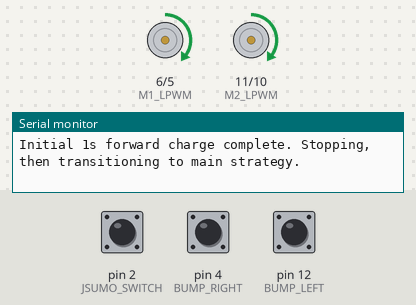
Simulated run of this sketch. Board: Arduino Uno, built with avr-gcc and run on an emulated ATmega328P. Parts: motor-driver pin pairs drawn as motors (green arrow = first pin HIGH = forward, orange = second pin HIGH = backward, longer = more drive), the last lines printed to the serial monitor. The inputs (shaded band) are chosen by the test bench; at power-on: pin 4 (BUMP_RIGHT) HIGH, pin 12 (BUMP_LEFT) HIGH, pin 2 (JSUMO_SWITCH) HIGH.

Above: at 1.2 s.
1.3 s: pin 4 (BUMP_RIGHT) pulled LOW for 0.15 s
At 1.65 s:
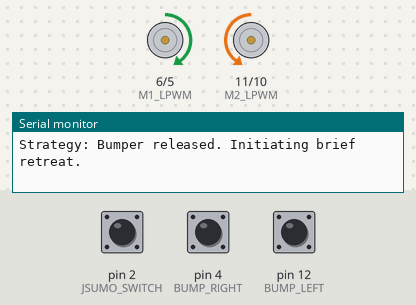
3.2 s: pin 12 (BUMP_LEFT) pulled LOW for 1 s
At 4.0 s:
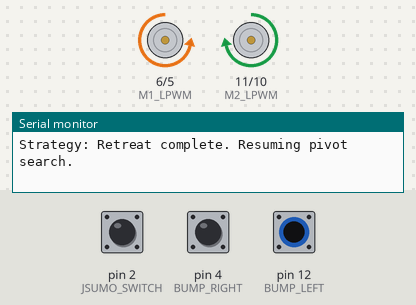
5.7 s: pin 12 (BUMP_LEFT) pulled LOW for 3.2 s
At 8.95 s:
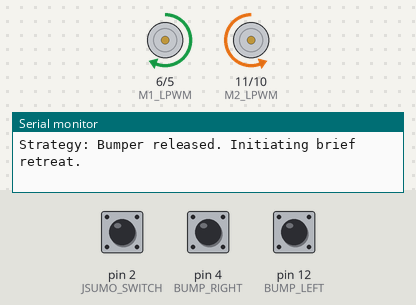
10.7 s: pin 4 (BUMP_RIGHT) pulled LOW for 3.2 s
At 11.6 s:
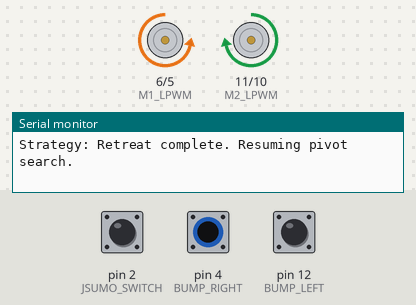
15.7 s: pin 4 (BUMP_RIGHT) pulsed LOW 5 times (0.12 s each, 0.3 s apart)
At 16.38 s:
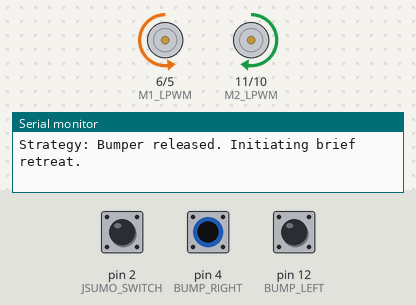
Timing chart, 0 to 18.8 s (numbered marks = the images above; inputs shaded):
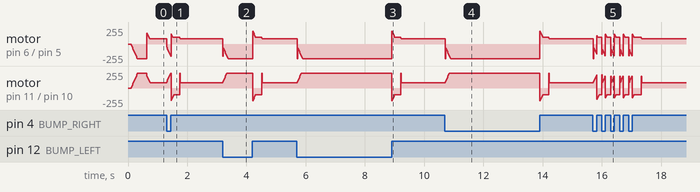

Measured:
- by itself, motor on pin 11 (M2_LPWM) / pin 10 (M2_RPWM): rises from stopped to forward 220/255 in 0.21 s, then falls to forward 80/255 in 0.43 s

The sketch:

SumoRobot_Bumperonly.ino
```cpp
#include <Arduino.h>

// BTS7960 Motor control pins
// Motor right (M2) - Assuming M2_LPWM is FORWARD due to mirrored mounting
#define M2_RPWM 10 // Typically Backward for M2 if M2_LPWM is Forward
#define M2_LPWM 11 // Typically Forward for M2 if mounted mirrored to M1

// Motor left (M1)
#define M1_RPWM 5 // Forward for M1
#define M1_LPWM 6 // Backward for M1

// Starter switch: Digital input (MicroStart Module Signal Pin)
#define JSUMO_SWITCH 2

// Bump sensors
#define BUMP_LEFT 12
#define BUMP_RIGHT 4

// Constants
const int SPEED_MAX = 220;             // Maximum speed for bumper attacks AND initial charge
const int SPEED_RETREAT = 100;         // Speed for retreating after bump
const int SPEED_PIVOT_DEFAULT = 80;    // Speed for the continuous pivot search

const float RIGHT_MOTOR_FACTOR = 1.0; // Adjust if one motor is consistently faster/slower

const int BUMP_LEFT_BIT = 0;
const int BUMP_RIGHT_BIT = 1;

// Global variables for robot state
int bumpSensorState = 0;
int previousBumpSensorState = 0;
bool isRetreatingAfterBump = false;
unsigned long retreatStartTime = 0;
const unsigned long BUMPER_RETREAT_DURATION = 300; // How long to retreat

// JSUMO MicroStart switch variables
bool robotActive = false;                 // Is the robot's main logic allowed to run?
bool jsumoSignalWasHighLastFrame = false; // To detect rising edge of JSumo signal

// Initial Forward Charge State
bool isPerformingInitialCharge = false;
unsigned long initialChargeStartTime = 0;
const unsigned long INITIAL_CHARGE_DURATION = 500; // 1000 ms = 1 second

// --- Motor Ramping Variables ---
int currentActualLeftSpeed = 0;
int currentActualRightSpeed = 0;
int targetLeftSpeedMagnitude = 0;
int targetRightSpeedMagnitude = 0;
int currentLeftMotorDirection = 0;  // 0: Stop, 1: Forward, -1: Backward
int currentRightMotorDirection = 0; // 0: Stop, 1: Forward, -1: Backward
int targetLeftMotorDirection = 0;
int targetRightMotorDirection = 0;

const int ACCELERATION_STEP = 15;
unsigned long lastMotorRampTime = 0;
const unsigned long MOTOR_RAMP_INTERVAL = 15;

// Function declarations
void setMotorTargets(int leftDir, int leftSpd, int rightDir, int rightSpd);
void updateMotorsWithRamping();
void moveForward(int speed);
void moveBackward(int speed);
void pivotLeft(int speed);
void pivotRight(int speed);
void stopMovement();
void updateBumpSensorState();
void attackWithBumpers();
void executeStrategy();
void handleJsumoSwitch();

void setup() {
  Serial.begin(9600);
  Serial.println("Robot Setup (1s Fwd Charge on Start, then Stop) Starting...");

  pinMode(M1_RPWM, OUTPUT);
  pinMode(M1_LPWM, OUTPUT);
  pinMode(M2_RPWM, OUTPUT);
  pinMode(M2_LPWM, OUTPUT);

  pinMode(BUMP_LEFT, INPUT_PULLUP);
  pinMode(BUMP_RIGHT, INPUT_PULLUP);

  pinMode(JSUMO_SWITCH, INPUT_PULLUP);

  stopMovement();
  isRetreatingAfterBump = false;
  Serial.println("Setup Complete. Waiting for MicroStart Signal.");
}

void loop() {
  handleJsumoSwitch();

  if (isPerformingInitialCharge) {
    // The moveForward(SPEED_MAX) command was given in handleJsumoSwitch.
    // updateMotorsWithRamping will continue to execute it.
    if (millis() - initialChargeStartTime >= INITIAL_CHARGE_DURATION) {
      Serial.println("Initial 1s forward charge complete. Stopping, then transitioning to main strategy.");
      isPerformingInitialCharge = false;
      stopMovement(); // <<< EDITED: Re-added stopMovement() here
    }
    // Note: If a bumper is hit *during* the initial charge,
    // executeStrategy will handle it once the charge duration is over and robot is stopped.
  } else if (robotActive) { // Not in initial charge, but robot is active
    updateBumpSensorState();
    executeStrategy();
  } else { // Robot is not active (and not in initial charge)
    stopMovement();
    isRetreatingAfterBump = false;
  }

  updateMotorsWithRamping();
}

void handleJsumoSwitch() {
  bool signalIsCurrentlyHigh = (digitalRead(JSUMO_SWITCH) == HIGH);

  if (signalIsCurrentlyHigh && !jsumoSignalWasHighLastFrame) { // Rising edge detected
    if (!robotActive && !isPerformingInitialCharge) { // Only activate if not already running or charging
      Serial.println("Robot Activated by MicroStart. Starting 1s forward charge!");
      isPerformingInitialCharge = true;
      initialChargeStartTime = millis();
      robotActive = true; // Robot is active, but in a special initial phase

      // Reset other relevant states at activation
      bumpSensorState = 0;
      previousBumpSensorState = 0;
      isRetreatingAfterBump = false;

      moveForward(SPEED_MAX); // Start the initial forward charge
    }
  }
  jsumoSignalWasHighLastFrame = signalIsCurrentlyHigh;
}

void executeStrategy() {
  // This function is now called AFTER the initial 1s charge and subsequent stopMovement()
  // or if the robot was already active and not in the charge phase.

  // Priority 1: Bumper is currently pressed
  if (bumpSensorState > 0) {
    attackWithBumpers();
    isRetreatingAfterBump = false;
    return;
  }

  // Priority 2: Bumper was just released
  if (previousBumpSensorState > 0 && bumpSensorState == 0) {
    Serial.println("Strategy: Bumper released. Initiating brief retreat.");
    isRetreatingAfterBump = true;
    retreatStartTime = millis();
    moveBackward(SPEED_RETREAT);
    return;
  }

  // Priority 3: Currently retreating
  if (isRetreatingAfterBump) {
    if (millis() - retreatStartTime >= BUMPER_RETREAT_DURATION) {
      Serial.println("Strategy: Retreat complete. Resuming pivot search.");
      isRetreatingAfterBump = false;
      stopMovement();
    }
    return;
  }

  // Priority 4: No bump, not retreating -> Pivot
  // This will be called after the robot has stopped (due to stopMovement() in loop or after retreat)
  pivotLeft(SPEED_PIVOT_DEFAULT);
}

// --- Helper function to set motor targets ---
void setMotorTargets(int leftDir, int leftSpd, int rightDir, int rightSpd) {
  targetLeftMotorDirection = leftDir;
  targetLeftSpeedMagnitude = constrain(abs(leftSpd), 0, 255);

  targetRightMotorDirection = rightDir;
  targetRightSpeedMagnitude = constrain(abs((int)(rightSpd * RIGHT_MOTOR_FACTOR)), 0, 255);
}

// --- Movement Functions ---
void moveForward(int speed) {
  setMotorTargets(1, speed, 1, speed);
}

void moveBackward(int speed) {
  setMotorTargets(-1, speed, -1, speed);
}

void pivotLeft(int speed) {
  setMotorTargets(-1, speed, 1, speed);
}

void pivotRight(int speed) {
  setMotorTargets(1, speed, -1, speed);
}

void stopMovement() {
  setMotorTargets(0, 0, 0, 0);
}

// --- Ramping Motor Control ---
void updateMotorsWithRamping() {
  unsigned long currentTime = millis();
  if (currentTime - lastMotorRampTime < MOTOR_RAMP_INTERVAL) {
    return;
  }
  lastMotorRampTime = currentTime;

  // --- Left Motor Ramping ---
  if ((currentLeftMotorDirection != 0 && targetLeftMotorDirection != currentLeftMotorDirection && currentActualLeftSpeed > 0) ||
      (targetLeftMotorDirection == 0 && currentActualLeftSpeed > 0)) {
    currentActualLeftSpeed -= ACCELERATION_STEP * 2;
    if (currentActualLeftSpeed < 0) currentActualLeftSpeed = 0;
  } else {
    if (currentActualLeftSpeed < targetLeftSpeedMagnitude) {
      currentActualLeftSpeed += ACCELERATION_STEP;
      if (currentActualLeftSpeed > targetLeftSpeedMagnitude) currentActualLeftSpeed = targetLeftSpeedMagnitude;
    } else if (currentActualLeftSpeed > targetLeftSpeedMagnitude) {
      currentActualLeftSpeed -= ACCELERATION_STEP;
      if (currentActualLeftSpeed < targetLeftSpeedMagnitude) currentActualLeftSpeed = targetLeftSpeedMagnitude;
    }
  }
  currentActualLeftSpeed = constrain(currentActualLeftSpeed, 0, 255);

  if (currentActualLeftSpeed == 0) {
    currentLeftMotorDirection = targetLeftMotorDirection;
  } else if (targetLeftMotorDirection != 0) {
    currentLeftMotorDirection = targetLeftMotorDirection;
  }


  // --- Right Motor Ramping (similar logic to left) ---
  if ((currentRightMotorDirection != 0 && targetRightMotorDirection != currentRightMotorDirection && currentActualRightSpeed > 0) ||
      (targetRightMotorDirection == 0 && currentActualRightSpeed > 0)) {
    currentActualRightSpeed -= ACCELERATION_STEP * 2;
    if (currentActualRightSpeed < 0) currentActualRightSpeed = 0;
  } else {
    if (currentActualRightSpeed < targetRightSpeedMagnitude) {
      currentActualRightSpeed += ACCELERATION_STEP;
      if (currentActualRightSpeed > targetRightSpeedMagnitude) currentActualRightSpeed = targetRightSpeedMagnitude;
    } else if (currentActualRightSpeed > targetRightSpeedMagnitude) {
      currentActualRightSpeed -= ACCELERATION_STEP;
      if (currentActualRightSpeed < targetRightSpeedMagnitude) currentActualRightSpeed = targetRightSpeedMagnitude;
    }
  }
  currentActualRightSpeed = constrain(currentActualRightSpeed, 0, 255);

  if (currentActualRightSpeed == 0) {
    currentRightMotorDirection = targetRightMotorDirection;
  } else if (targetRightMotorDirection != 0) {
    currentRightMotorDirection = targetRightMotorDirection;
  }

  // Apply to Left Motor (M1)
  if (currentLeftMotorDirection == 1) { // Forward
    analogWrite(M1_RPWM, currentActualLeftSpeed);
    analogWrite(M1_LPWM, 0);
  } else if (currentLeftMotorDirection == -1) { // Backward
    analogWrite(M1_LPWM, currentActualLeftSpeed);
    analogWrite(M1_RPWM, 0);
  } else { // Stop (currentLeftMotorDirection == 0)
    analogWrite(M1_RPWM, 0);
    analogWrite(M1_LPWM, 0);
  }

  // Apply to Right Motor (M2) - Mirrored if M2_LPWM is Forward
  if (currentRightMotorDirection == 1) { // Forward
    analogWrite(M2_LPWM, currentActualRightSpeed);
    analogWrite(M2_RPWM, 0);
  } else if (currentRightMotorDirection == -1) { // Backward
    analogWrite(M2_RPWM, currentActualRightSpeed);
    analogWrite(M2_LPWM, 0);
  } else { // Stop (currentRightMotorDirection == 0)
    analogWrite(M2_RPWM, 0);
    analogWrite(M2_LPWM, 0);
  }
}

void updateBumpSensorState() {
  previousBumpSensorState = bumpSensorState;

  bool leftBumped = (digitalRead(BUMP_LEFT) == LOW);
  bool rightBumped = (digitalRead(BUMP_RIGHT) == LOW);

  bumpSensorState = 0;
  if (leftBumped) bumpSensorState |= (1 << BUMP_LEFT_BIT);
  if (rightBumped) bumpSensorState |= (1 << BUMP_RIGHT_BIT);
}

void attackWithBumpers() {
  moveForward(SPEED_MAX);
}
```
